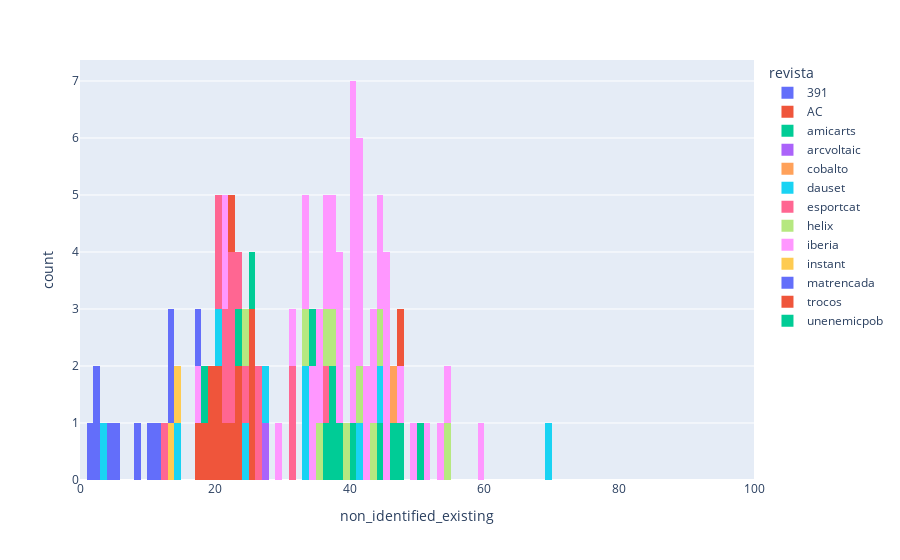

Notebook source saved alongside this figure:
### Code cell
px.histogram(results[results["non_identified_perc"] > 5], x="non_identified_existing", nbins=101, range_x=(0,100), color="revista")

### Figure 1 — Plotly figure (JSON) as saved in the notebook; plotly's stock layout.template omitted (floating-point values rounded to 4 significant figures)
{"data": [{"alignmentgroup": "True", "bingroup": "x", "hovertemplate": "revista=391<br>non_identified_existing=%{x}<br>count=%{y}<extra></extra>", "legendgroup": "391", "marker": {"color": "#636efa", "pattern": {"shape": ""}}, "name": "391", "nbinsx": 101, "offsetgroup": "391", "orientation": "v", "showlegend": true, "type": "histogram", "x": [10, 2.74, 4.43, 5.75, 8.73, 2.98, 1.8], "xaxis": "x", "yaxis": "y"}, {"alignmentgroup": "True", "bingroup": "x", "hovertemplate": "revista=AC<br>non_identified_existing=%{x}<br>count=%{y}<extra></extra>", "legendgroup": "AC", "marker": {"color": "#EF553B", "pattern": {"shape": ""}}, "name": "AC", "nbinsx": 101, "offsetgroup": "AC", "orientation": "v", "showlegend": true, "type": "histogram", "x": [25.77, 23.39, 21.13, 19.75, 20.34, 25.07, 19.72, 25.06, 17.73, 23.74, 22.99, 20.49, 18.18], "xaxis": "x", "yaxis": "y"}, {"alignmentgroup": "True", "bingroup": "x", "hovertemplate": "revista=amicarts<br>non_identified_existing=%{x}<br>count=%{y}<extra></extra>", "legendgroup": "amicarts", "marker": {"color": "#00cc96", "pattern": {"shape": ""}}, "name": "amicarts", "nbinsx": 101, "offsetgroup": "amicarts", "orientation": "v", "showlegend": true, "type": "histogram", "x": [37.63, 47.5, 46.05, 23.36, 38.88, 44.47, 40.64, 36.11, 37.4], "xaxis": "x", "yaxis": "y"}, {"alignmentgroup": "True", "bingroup": "x", "hovertemplate": "revista=arcvoltaic<br>non_identified_existing=%{x}<br>count=%{y}<extra></extra>", "legendgroup": "arcvoltaic", "marker": {"color": "#ab63fa", "pattern": {"shape": ""}}, "name": "arcvoltaic", "nbinsx": 101, "offsetgroup": "arcvoltaic", "orientation": "v", "showlegend": true, "type": "histogram", "x": [27.27], "xaxis": "x", "yaxis": "y"}, {"alignmentgroup": "True", "bingroup": "x", "hovertemplate": "revista=cobalto<br>non_identified_existing=%{x}<br>count=%{y}<extra></extra>", "legendgroup": "cobalto", "marker": {"color": "#FFA15A", "pattern": {"shape": ""}}, "name": "cobalto", "nbinsx": 101, "offsetgroup": "cobalto", "orientation": "v", "showlegend": true, "type": "histogram", "x": [46.01], "xaxis": "x", "yaxis": "y"}, {"alignmentgroup": "True", "bingroup": "x", "hovertemplate": "revista=dauset<br>non_identified_existing=%{x}<br>count=%{y}<extra></extra>", "legendgroup": "dauset", "marker": {"color": "#19d3f3", "pattern": {"shape": ""}}, "name": "dauset", "nbinsx": 101, "offsetgroup": "dauset", "orientation": "v", "showlegend": true, "type": "histogram", "x": [14.29, 33.33, 20.83, 33.33, 3.12, 27.27, 69.57, 41.94, 24.53, 44.83], "xaxis": "x", "yaxis": "y"}, {"alignmentgroup": "True", "bingroup": "x", "hovertemplate": "revista=esportcat<br>non_identified_existing=%{x}<br>count=%{y}<extra></extra>", "legendgroup": "esportcat", "marker": {"color": "#FF6692", "pattern": {"shape": ""}}, "name": "esportcat", "nbinsx": 101, "offsetgroup": "esportcat", "orientation": "v", "showlegend": true, "type": "histogram", "x": [12.23, 21.04, 23.96, 22.04, 20.77, 26.45, 31.21, 36.44, 24.54, 20.24, 31.57, 26.41, 22.26, 21.27, 22.9], "xaxis": "x", "yaxis": "y"}, {"alignmentgroup": "True", "bingroup": "x", "hovertemplate": "revista=helix<br>non_identified_existing=%{x}<br>count=%{y}<extra></extra>", "legendgroup": "helix", "marker": {"color": "#B6E880", "pattern": {"shape": ""}}, "name": "helix", "nbinsx": 101, "offsetgroup": "helix", "orientation": "v", "showlegend": true, "type": "histogram", "x": [36.68, 39.53, 24.12, 43.81, 44.92, 33.33, 37.27, 35.27, 41.6, 54.17], "xaxis": "x", "yaxis": "y"}, {"alignmentgroup": "True", "bingroup": "x", "hovertemplate": "revista=iberia<br>non_identified_existing=%{x}<br>count=%{y}<extra></extra>", "legendgroup": "iberia", "marker": {"color": "#FF97FF", "pattern": {"shape": ""}}, "name": "iberia", "nbinsx": 101, "offsetgroup": "iberia", "orientation": "v", "showlegend": true, "type": "histogram", "x": [54.95, 21.41, 21.48, 40.2, 17.74, 45.94, 41.96, 51.45, 49.3, 53.28, 45.25, 59.53, 36.33, 45.8, 33.84, 44.97, 47.39, 40.13, 45.45, 40.34, 43.48, 38.79, 43.37, 40.36, 41.13, 42.05, 35.17, 29.67, 37.59, 42.2, 33.81, 36, 38.46, 44.16, 40.63, 41.77, 40.63, 37.34, 41.96, 35.71, 38.77, 34.13, 31.25, 34.03], "xaxis": "x", "yaxis": "y"}, {"alignmentgroup": "True", "bingroup": "x", "hovertemplate": "revista=instant<br>non_identified_existing=%{x}<br>count=%{y}<extra></extra>", "legendgroup": "instant", "marker": {"color": "#FECB52", "pattern": {"shape": ""}}, "name": "instant", "nbinsx": 101, "offsetgroup": "instant", "orientation": "v", "showlegend": true, "type": "histogram", "x": [14.48, 13.66], "xaxis": "x", "yaxis": "y"}, {"alignmentgroup": "True", "bingroup": "x", "hovertemplate": "revista=matrencada<br>non_identified_existing=%{x}<br>count=%{y}<extra></extra>", "legendgroup": "matrencada", "marker": {"color": "#636efa", "pattern": {"shape": ""}}, "name": "matrencada", "nbinsx": 101, "offsetgroup": "matrencada", "orientation": "v", "showlegend": true, "type": "histogram", "x": [13.55, 13.41, 11.09, 17.87], "xaxis": "x", "yaxis": "y"}, {"alignmentgroup": "True", "bingroup": "x", "hovertemplate": "revista=trocos<br>non_identified_existing=%{x}<br>count=%{y}<extra></extra>", "legendgroup": "trocos", "marker": {"color": "#EF553B", "pattern": {"shape": ""}}, "name": "trocos", "nbinsx": 101, "offsetgroup": "trocos", "orientation": "v", "showlegend": true, "type": "histogram", "x": [47.37, 22], "xaxis": "x", "yaxis": "y"}, {"alignmentgroup": "True", "bingroup": "x", "hovertemplate": "revista=unenemicpob<br>non_identified_existing=%{x}<br>count=%{y}<extra></extra>", "legendgroup": "unenemicpob", "marker": {"color": "#00cc96", "pattern": {"shape": ""}}, "name": "unenemicpob", "nbinsx": 101, "offsetgroup": "unenemicpob", "orientation": "v", "showlegend": true, "type": "histogram", "x": [18.18, 34, 25.21, 50.82], "xaxis": "x", "yaxis": "y"}], "layout": {"barmode": "relative", "legend": {"title": {"text": "revista"}, "tracegroupgap": 0}, "margin": {"t": 60}, "xaxis": {"anchor": "y", "domain": [0, 1], "range": [0, 100], "title": {"text": "non_identified_existing"}}, "yaxis": {"anchor": "x", "domain": [0, 1], "title": {"text": "count"}}}}
